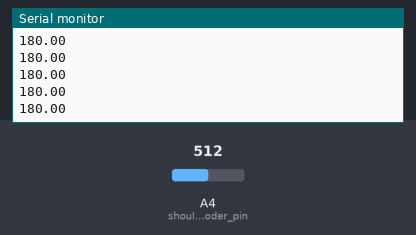
Recording of a sketch running on a simulated Arduino Mega 2560, built with avr-gcc and run on an emulated ATmega2560. Parts: the last lines printed to the serial monitor. Inputs (shaded band) come from the test bench; at power-on: A4 (shoulder_encoder_pin) = 512.

Above: at 1.2 s.
1.3 s: A4 (shoulder_encoder_pin) set to 716
At 1.8 s:
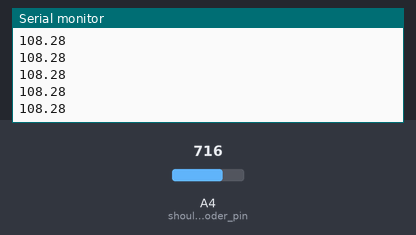
2.8 s: A4 (shoulder_encoder_pin) set to 900
At 3.6 s:
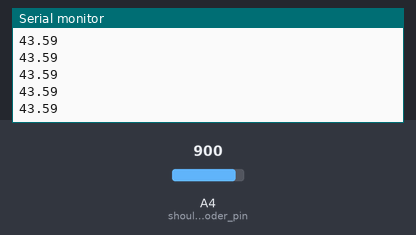
Timing chart, 0 to 5.8 s (numbered marks = the images above; inputs shaded):
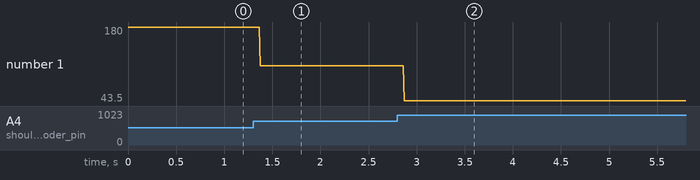

Measured:
- after the input at 1.3 s, the serial monitor: prints a new line after 0.07 s (image 1)
- after the input at 2.8 s, the serial monitor: prints a new line after 0.07 s (image 2)
- plotted number 1: 180 → 108.28 after the input at 1.3 s, 108.28 → 43.5 after the input at 2.8 s

The sketch:

shoulderAngle.ino
```cpp
int roll_encoder_pin = A5;
int elbow_encoder_pin = A8;
int pitch_encoder_pin = A6;
int yaw_encoder_pin = A7;
int shoulder_encoder_pin = A4;
double degrees_per_step = 360.0/1024.0; //see page 6 of RM22 rotary magnetic modular encoder data sheet

void setup() {
  Serial.begin(9600);
}

void loop() {
  Serial.println(360 - analogRead(shoulder_encoder_pin)*degrees_per_step);

}
```
